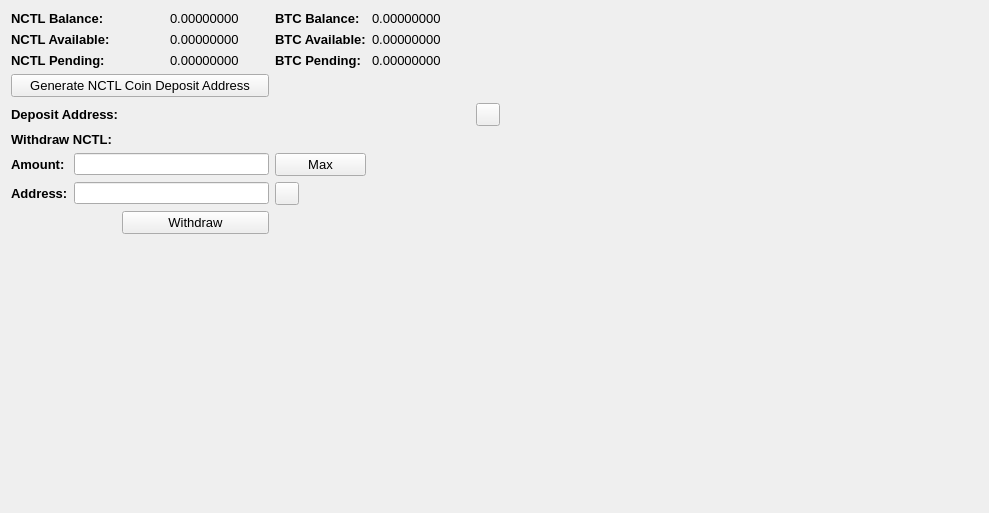
     <widget class="QWidget" name="BalanceTab">
      <attribute name="title">
       <string>Balance</string>
      </attribute>
      <layout class="QGridLayout" name="gridLayout_2">
       <item row="0" column="0" colspan="2">
        <widget class="QLabel" name="label_11">
         <property name="font">
          <font>
           <pointsize>10</pointsize>
           <weight>75</weight>
           <bold>true</bold>
          </font>
         </property>
         <property name="text">
          <string>NCTL Balance:</string>
         </property>
        </widget>
       </item>
       <item row="0" column="3">
        <widget class="QLabel" name="HMBalanceLabel">
         <property name="font">
          <font>
           <pointsize>10</pointsize>
          </font>
         </property>
         <property name="text">
          <string>0.00000000</string>
         </property>
         <property name="textInteractionFlags">
          <set>Qt::LinksAccessibleByMouse|Qt::TextSelectableByMouse</set>
         </property>
        </widget>
       </item>
       <item row="0" column="4">
        <widget class="QLabel" name="label_12">
         <property name="font">
          <font>
           <pointsize>10</pointsize>
           <weight>75</weight>
           <bold>true</bold>
          </font>
         </property>
         <property name="text">
          <string>BTC Balance:</string>
         </property>
        </widget>
       </item>
       <item row="0" column="5">
        <widget class="QLabel" name="BitcoinBalanceLabel">
         <property name="font">
          <font>
           <pointsize>10</pointsize>
          </font>
         </property>
         <property name="text">
          <string>0.00000000</string>
         </property>
         <property name="textInteractionFlags">
          <set>Qt::LinksAccessibleByMouse|Qt::TextSelectableByMouse</set>
         </property>
        </widget>
       </item>
       <item row="0" column="7" rowspan="10">
        <spacer name="horizontalSpacer_4">
         <property name="orientation">
          <enum>Qt::Horizontal</enum>
         </property>
         <property name="sizeHint" stdset="0">
          <size>
           <width>478</width>
           <height>488</height>
          </size>
         </property>
        </spacer>
       </item>
       <item row="1" column="0" colspan="2">
        <widget class="QLabel" name="label_13">
         <property name="font">
          <font>
           <pointsize>10</pointsize>
           <weight>75</weight>
           <bold>true</bold>
          </font>
         </property>
         <property name="text">
          <string>NCTL Available:</string>
         </property>
        </widget>
       </item>
       <item row="1" column="3">
        <widget class="QLabel" name="HMAvailableLabel_2">
         <property name="font">
          <font>
           <pointsize>10</pointsize>
          </font>
         </property>
         <property name="text">
          <string>0.00000000</string>
         </property>
         <property name="textInteractionFlags">
          <set>Qt::LinksAccessibleByMouse|Qt::TextSelectableByMouse</set>
         </property>
        </widget>
       </item>
       <item row="1" column="4">
        <widget class="QLabel" name="label_15">
         <property name="font">
          <font>
           <pointsize>10</pointsize>
           <weight>75</weight>
           <bold>true</bold>
          </font>
         </property>
         <property name="text">
          <string>BTC Available:</string>
         </property>
        </widget>
       </item>
       <item row="1" column="5">
        <widget class="QLabel" name="BitcoinAvailableLabel">
         <property name="font">
          <font>
           <pointsize>10</pointsize>
          </font>
         </property>
         <property name="text">
          <string>0.00000000</string>
         </property>
         <property name="textInteractionFlags">
          <set>Qt::LinksAccessibleByMouse|Qt::TextSelectableByMouse</set>
         </property>
        </widget>
       </item>
       <item row="2" column="0" colspan="2">
        <widget class="QLabel" name="label_14">
         <property name="font">
          <font>
           <pointsize>10</pointsize>
           <weight>75</weight>
           <bold>true</bold>
          </font>
         </property>
         <property name="text">
          <string>NCTL Pending:</string>
         </property>
        </widget>
       </item>
       <item row="2" column="3">
        <widget class="QLabel" name="HMPendingLabel">
         <property name="font">
          <font>
           <pointsize>10</pointsize>
          </font>
         </property>
         <property name="text">
          <string>0.00000000</string>
         </property>
         <property name="textInteractionFlags">
          <set>Qt::LinksAccessibleByMouse|Qt::TextSelectableByMouse</set>
         </property>
        </widget>
       </item>
       <item row="2" column="4">
        <widget class="QLabel" name="label_31">
         <property name="font">
          <font>
           <pointsize>10</pointsize>
           <weight>75</weight>
           <bold>true</bold>
          </font>
         </property>
         <property name="text">
          <string>BTC Pending:</string>
         </property>
        </widget>
       </item>
       <item row="2" column="5">
        <widget class="QLabel" name="BitcoinPendingLabel">
         <property name="font">
          <font>
           <pointsize>10</pointsize>
          </font>
         </property>
         <property name="text">
          <string>0.00000000</string>
         </property>
         <property name="textInteractionFlags">
          <set>Qt::LinksAccessibleByMouse|Qt::TextSelectableByMouse</set>
         </property>
        </widget>
       </item>
       <item row="3" column="0" colspan="4">
        <widget class="QPushButton" name="GenDepositBTN">
         <property name="font">
          <font>
           <pointsize>10</pointsize>
          </font>
         </property>
         <property name="text">
          <string>Generate NCTL Coin Deposit Address</string>
         </property>
        </widget>
       </item>
       <item row="4" column="0" colspan="3">
        <widget class="QLabel" name="label_33">
         <property name="font">
          <font>
           <pointsize>10</pointsize>
           <weight>75</weight>
           <bold>true</bold>
          </font>
         </property>
         <property name="text">
          <string>Deposit Address:</string>
         </property>
        </widget>
       </item>
       <item row="4" column="3" colspan="3">
        <widget class="QLabel" name="DepositAddressLabel">
         <property name="minimumSize">
          <size>
           <width>300</width>
           <height>0</height>
          </size>
         </property>
         <property name="palette">
          <palette>
           <active>
            <colorrole role="WindowText">
             <brush brushstyle="SolidPattern">
              <color alpha="255">
               <red>0</red>
               <green>0</green>
               <blue>0</blue>
              </color>
             </brush>
            </colorrole>
            <colorrole role="Text">
             <brush brushstyle="SolidPattern">
              <color alpha="255">
               <red>0</red>
               <green>0</green>
               <blue>255</blue>
              </color>
             </brush>
            </colorrole>
           </active>
           <inactive>
            <colorrole role="WindowText">
             <brush brushstyle="SolidPattern">
              <color alpha="255">
               <red>0</red>
               <green>0</green>
               <blue>0</blue>
              </color>
             </brush>
            </colorrole>
            <colorrole role="Text">
             <brush brushstyle="SolidPattern">
              <color alpha="255">
               <red>0</red>
               <green>0</green>
               <blue>255</blue>
              </color>
             </brush>
            </colorrole>
           </inactive>
           <disabled>
            <colorrole role="WindowText">
             <brush brushstyle="SolidPattern">
              <color alpha="255">
               <red>120</red>
               <green>120</green>
               <blue>120</blue>
              </color>
             </brush>
            </colorrole>
            <colorrole role="Text">
             <brush brushstyle="SolidPattern">
              <color alpha="255">
               <red>120</red>
               <green>120</green>
               <blue>120</blue>
              </color>
             </brush>
            </colorrole>
           </disabled>
          </palette>
         </property>
         <property name="font">
          <font>
           <pointsize>10</pointsize>
           <weight>75</weight>
           <bold>true</bold>
          </font>
         </property>
         <property name="text">
          <string/>
         </property>
         <property name="alignment">
          <set>Qt::AlignRight|Qt::AlignTrailing|Qt::AlignVCenter</set>
         </property>
         <property name="textInteractionFlags">
          <set>Qt::LinksAccessibleByMouse|Qt::TextSelectableByKeyboard|Qt::TextSelectableByMouse</set>
         </property>
        </widget>
       </item>
       <item row="4" column="6">
        <widget class="QToolButton" name="DepositCopyButton">
         <property name="toolTip">
          <string>Copy to clipboard</string>
         </property>
         <property name="text">
          <string/>
         </property>
         <property name="icon">
          <iconset resource="../bitcoin.qrc">
           <normaloff>:/icons/editcopy</normaloff>:/icons/editcopy</iconset>
         </property>
         <property name="shortcut">
          <string>Alt+P</string>
         </property>
        </widget>
       </item>
       <item row="5" column="0" colspan="2">
        <widget class="QLabel" name="label_34">
         <property name="font">
          <font>
           <pointsize>10</pointsize>
           <weight>75</weight>
           <bold>true</bold>
          </font>
         </property>
         <property name="text">
          <string>Withdraw NCTL:</string>
         </property>
        </widget>
       </item>
       <item row="6" column="0">
        <widget class="QLabel" name="label_26">
         <property name="font">
          <font>
           <pointsize>10</pointsize>
           <weight>75</weight>
           <bold>true</bold>
          </font>
         </property>
         <property name="text">
          <string>Amount:</string>
         </property>
        </widget>
       </item>
       <item row="6" column="1" colspan="3">
        <widget class="QLineEdit" name="WithdrawUnitsInput">
         <property name="font">
          <font>
           <pointsize>9</pointsize>
           <weight>75</weight>
           <bold>true</bold>
          </font>
         </property>
         <property name="text">
          <string/>
         </property>
        </widget>
       </item>
       <item row="6" column="4">
        <widget class="QPushButton" name="Withdraw_Max_Amount">
         <property name="font">
          <font>
           <pointsize>10</pointsize>
          </font>
         </property>
         <property name="text">
          <string>Max</string>
         </property>
        </widget>
       </item>
       <item row="7" column="0">
        <widget class="QLabel" name="label_10">
         <property name="font">
          <font>
           <pointsize>10</pointsize>
           <weight>75</weight>
           <bold>true</bold>
          </font>
         </property>
         <property name="text">
          <string>Address:</string>
         </property>
        </widget>
       </item>
       <item row="7" column="1" colspan="3">
        <widget class="QLineEdit" name="WithdrawAddress">
         <property name="font">
          <font>
           <pointsize>9</pointsize>
           <weight>75</weight>
           <bold>true</bold>
          </font>
         </property>
        </widget>
       </item>
       <item row="7" column="4">
        <widget class="QToolButton" name="WithdrawPasteButton">
         <property name="toolTip">
          <string>Paste from clipboard</string>
         </property>
         <property name="text">
          <string/>
         </property>
         <property name="icon">
          <iconset resource="../bitcoin.qrc">
           <normaloff>:/icons/editpaste</normaloff>:/icons/editpaste</iconset>
         </property>
         <property name="shortcut">
          <string>Alt+P</string>
         </property>
        </widget>
       </item>
       <item row="8" column="2" colspan="2">
        <widget class="QPushButton" name="WithdrawUnitsBtn">
         <property name="font">
          <font>
           <pointsize>10</pointsize>
          </font>
         </property>
         <property name="text">
          <string>Withdraw</string>
         </property>
        </widget>
       </item>
       <item row="9" column="0" colspan="6">
        <spacer name="verticalSpacer">
         <property name="orientation">
          <enum>Qt::Vertical</enum>
         </property>
         <property name="sizeHint" stdset="0">
          <size>
           <width>428</width>
           <height>262</height>
          </size>
         </property>
        </spacer>
       </item>
      </layout>
      <zorder>label_31</zorder>
      <zorder>label_15</zorder>
      <zorder>label_12</zorder>
      <zorder>label_14</zorder>
      <zorder>label_13</zorder>
      <zorder>label_11</zorder>
      <zorder>BitcoinBalanceLabel</zorder>
      <zorder>HMBalanceLabel</zorder>
      <zorder>HMAvailableLabel_2</zorder>
      <zorder>HMPendingLabel</zorder>
      <zorder>BitcoinAvailableLabel</zorder>
      <zorder>BitcoinPendingLabel</zorder>
      <zorder>label_33</zorder>
      <zorder>GenDepositBTN</zorder>
      <zorder>DepositAddressLabel</zorder>
      <zorder>Withdraw_Max_Amount</zorder>
      <zorder>label_34</zorder>
      <zorder>WithdrawUnitsInput</zorder>
      <zorder>label_10</zorder>
      <zorder>label_26</zorder>
      <zorder>WithdrawAddress</zorder>
      <zorder>WithdrawUnitsBtn</zorder>
      <zorder>horizontalSpacer_4</zorder>
      <zorder>verticalSpacer</zorder>
      <zorder>WithdrawPasteButton</zorder>
      <zorder>DepositCopyButton</zorder>
     </widget>
